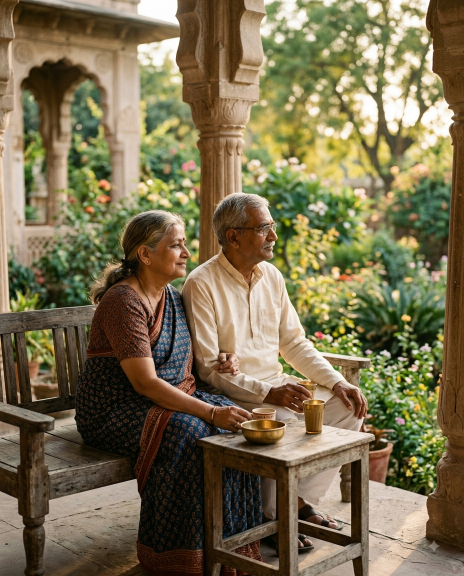
#> input picture assets/photos/ai_parents_waiting.png, 928 x 1152 px (shown at 1/2 size)
$ python make_film.py
#> lines starting #> are read from the running program, lines starting #| are printed output that depends on the picture
"""
Assembles the 90-second CareShield film from stills, type, and the real UI.

    python tools/make_film.py 16x9      # 1920x1080 master
    python tools/make_film.py 9x16      # 1080x1920 cutdown
    python tools/make_film.py frames    # QC: writes 14 spread frames as JPGs

This is a real edit, not a slideshow: every photo moves (slow eased push-ins
and drifts), every shot is graded (warmth, exposure, vignette), live 35mm-ish
grain sits over the whole frame, and the words fade in and out on the
voiceover's own timecodes. The form is the photo-essay commercial -- stills
presented editorially on a near-black ground -- because that is what the
material honestly is. Nothing pretends to be footage.

Product honesty, same rules as everywhere else in this repo:
  * The app UI shown is the real CareShield render (assets/generated/
    careshield_liquid.png), never a mock. Its own words tell the mechanism:
    "Phone answered on its own - nobody was nudged" / "Family nudged once".
  * No crisis is depicted or implied. Nothing red, nothing flashing.
  * The photos are the AI set the owner generated for the ad campaign
    (assets/photos/ai_*.png); the closing caption says so.

Renders frames in Python and pipes them straight to ffmpeg/libx264. ~4 min
per ratio on this container.
"""
import subprocess
import sys
from pathlib import Path

import numpy as np
from PIL import Image, ImageDraw, ImageFilter, ImageFont

ROOT = Path(__file__).resolve().parents[1]
PHOTOS = ROOT / "assets" / "photos"
GEN = ROOT / "assets" / "generated"
FILM = ROOT / "assets" / "film"

FONTS = Path("/usr/share/fonts/truetype/google-fonts")
LIGHT = str(FONTS / "Poppins-Light.ttf")
REGULAR = str(FONTS / "Poppins-Regular.ttf")
MEDIUM = str(FONTS / "Poppins-Medium.ttf")

FPS = 24
DUR = 90.0

GOLD = (224, 166, 58)
INK = (238, 235, 229)
SOFT = (166, 162, 155)
FAINT = (118, 114, 108)


# ---------------------------------------------------------------- helpers --
# [4 lines left out: function ease, not called in this run]


def load(path: Path, box=None) -> np.ndarray:
#> called with box = (0, 60, 928, 1050)
    im = Image.open(path).convert("RGB")
    if box:
        im = im.crop(box)
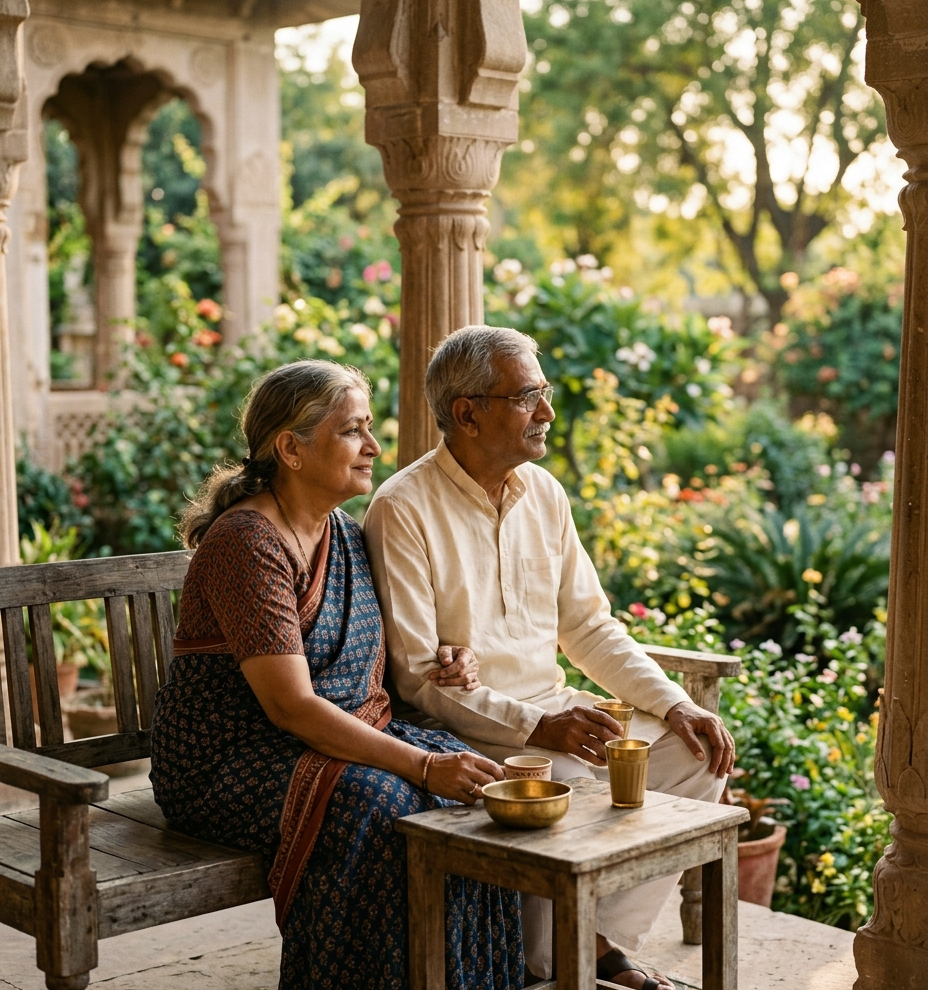
#> im: PIL image 928x990 RGB; mean R, G, B 124.1, 112.6, 79.8
    return np.asarray(im, dtype=np.float32)


# [31 lines left out: functions ground, grade, vignette, not called in this run]


class Type:
    """A timed line of text, rendered once, faded per frame."""

    # [55 lines left out: functions __init__, layer, alpha, not called in this run]


class PhotoShot:
    """A still presented editorially: inset on the ground, slowly moving.

    move: (cx0, cy0, z0) -> (cx1, cy1, z1), centres in source fractions,
    zoom z = how much of the *fitting* crop is shown (1 = all, .9 = push-in).
    """

    def __init__(self, t0, t1, src, box, side, move, warmth=0.0, exposure=1.0,
                 contrast=1.03, desat=0.0, night=False):
        self.t0, self.t1 = t0, t1
        self.px = load(src, box)
#> call 2 of load, with box = (140, 620, 860, 1152)
#> in load (call 2), `im = im.crop(box)`:
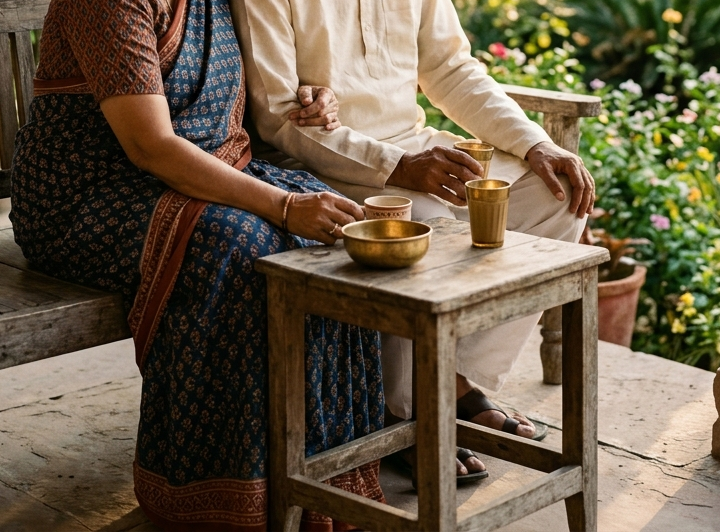
#> im: PIL image 720x532 RGB; mean R, G, B 102.9, 89.2, 68.6
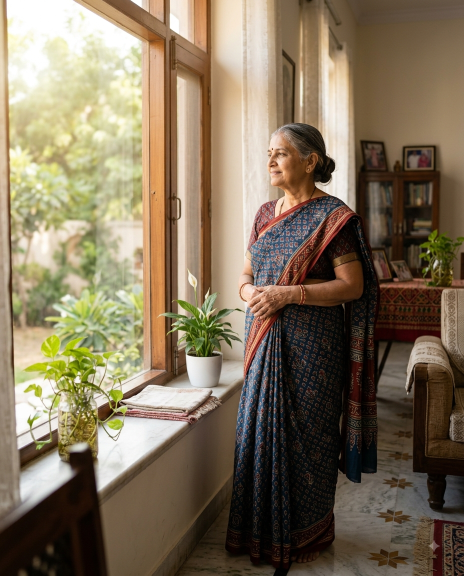
#> input picture assets/photos/ai_mother_alone_home.png, 928 x 1152 px (shown at 1/2 size)
#> call 4 of load, with box = (0, 60, 560, 900)
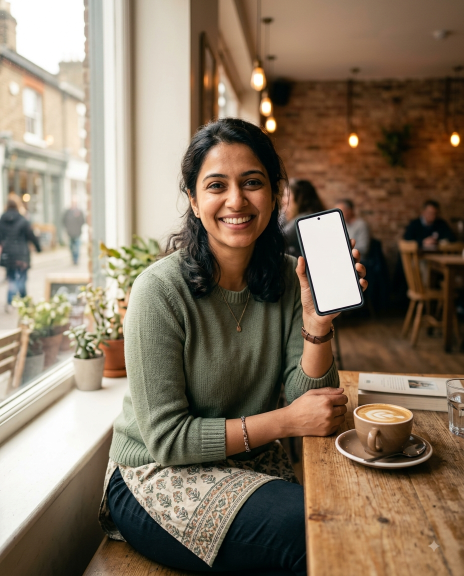
#> input picture assets/photos/ai_lady_cafe.png, 928 x 1152 px (shown at 1/2 size)
#> in load (call 4), `im = im.crop(box)`:
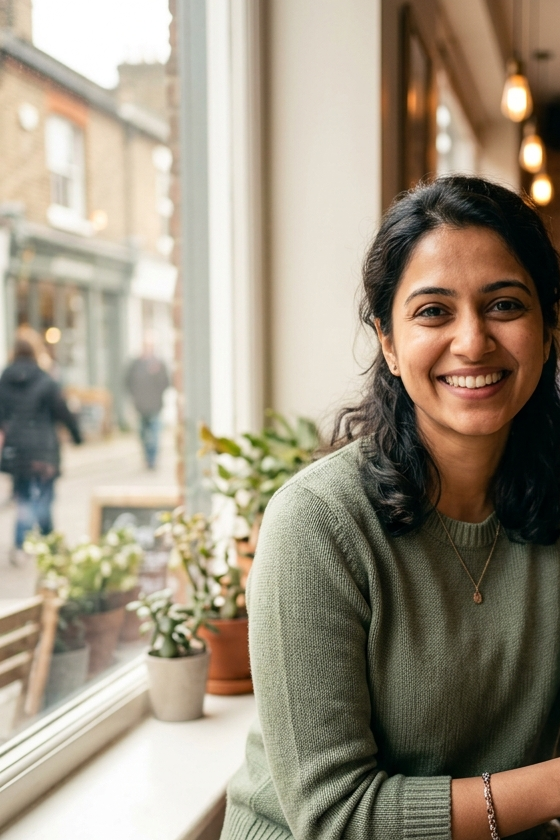
#> im: PIL image 560x840 RGB; mean R, G, B 158.1, 147.4, 129
        self.side = side          # "left" | "right" | "centre"
        self.move = move
        self.warmth, self.exposure, self.contrast, self.desat = warmth, exposure, contrast, desat
        self.night = night
        self._vig = None

    # [42 lines left out: function frame, not called in this run]


class FullBleed:
    """The UI macro and the end card: fills the frame, slow move, no inset."""

    # [23 lines left out: functions __init__, frame, not called in this run]


class ScreenScroll:
    """The real CareShield screen, readable, inside a rounded panel that
    slowly scrolls from the status card down to the recent check-ins.

    This replaces any temptation to macro-pan the raw PNG: a full-bleed crop
    of a 1080x2280 screen puts one cut-off word on screen at a time and reads
    as a glitch. A panel at readable scale is how app UI appears in real
    device ads.
    """

    def __init__(self, t0, t1, src):
        self.t0, self.t1 = t0, t1
        self.px = load(src)                      # 1080 x 2280
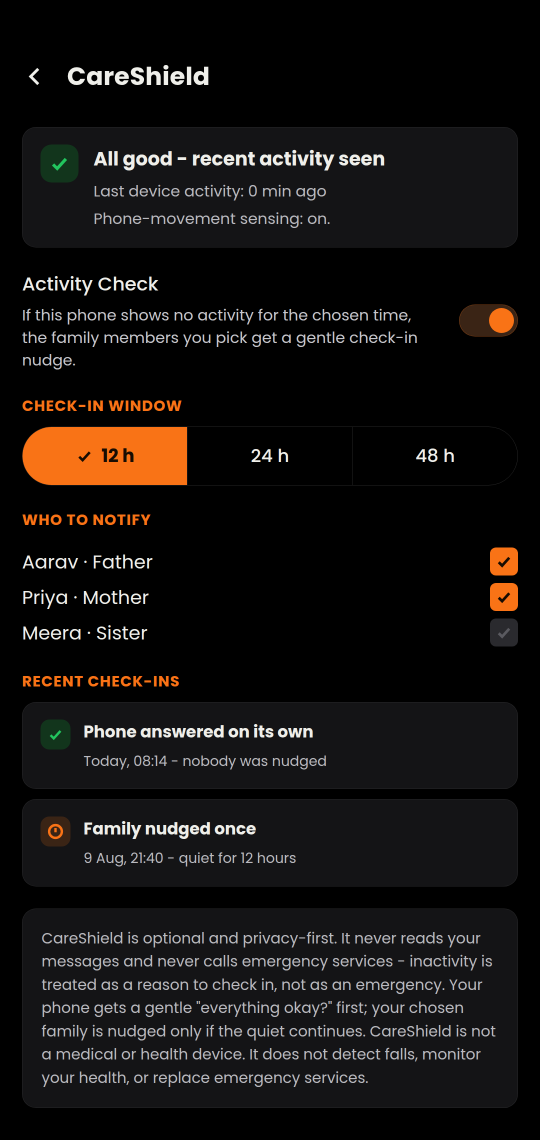
#> input picture assets/generated/careshield_liquid.png, 1080 x 2280 px (shown at 1/2 size)
#> in load, im is the input picture: PIL image 1080x2280 RGB; mean R, G, B 20.7, 17.9, 16.6
        self._cache = {}

    # [53 lines left out: function frame, not called in this run]


class Black:
    """Not void: a cool, very dim pool, so the pause still feels lit."""

    def __init__(self, t0, t1, cool=True):
        self.t0, self.t1 = t0, t1
        self.cool = cool
        self._bg = None

    # [9 lines left out: function frame, not called in this run]


# ---------------------------------------------------------------- timeline --
def build_timeline(W, H, vertical=False):
    side_a = "centre" if vertical else "right"
    side_b = "centre" if vertical else "left"
    tx = 0.5 if vertical else 0.075          # type x when photo sits right
    tx2 = 0.5 if vertical else 0.925         # type x when photo sits left
    al_a = "center" if vertical else "left"
    al_b = "center" if vertical else "right"
    ty = 0.82 if vertical else 0.5           # vertical: words under the photo
    big, small, tiny = (54, 30, 22) if not vertical else (48, 30, 22)

    ui = GEN / "careshield_liquid.png"       # 1080x2280 real screen
    endcard = FILM / ("endcard_9x16.png" if vertical else "endcard_16x9.png")

    shots = [
        Black(0.0, 4.0),
        # ACT 1 - her day
        PhotoShot(3.2, 12.0, PHOTOS / "ai_parents_waiting.png", (0, 60, 928, 1050),
                  side_a, ((0.46, 0.52, 1.0), (0.52, 0.46, 0.90)), warmth=0.5, exposure=1.04),
        # detail insert of the same morning: the chai table, hands, brass bowl.
        # (the kitchen photo held a blank phone to camera -- promo pose, cut.)
        PhotoShot(11.2, 20.5, PHOTOS / "ai_parents_waiting.png", (140, 620, 860, 1152),
                  side_b, ((0.42, 0.5, 0.98), (0.58, 0.52, 0.90)), warmth=0.45, exposure=1.05),
        PhotoShot(19.7, 28.5, PHOTOS / "ai_mother_alone_home.png", None,
                  side_a, ((0.5, 0.42, 0.96), (0.44, 0.38, 0.86)), warmth=0.4, exposure=1.03),
        # ACT 2 - the daughter
        PhotoShot(27.7, 40.0, PHOTOS / "ai_lady_cafe.png", (0, 60, 560, 900),
                  side_b, ((0.5, 0.42, 1.0), (0.55, 0.38, 0.88)), warmth=-0.8, exposure=0.93,
                  desat=0.15),
        # ACT 3 - the quiet: the same window, the light gone
        PhotoShot(39.2, 50.0, PHOTOS / "ai_mother_alone_home.png", None,
                  side_a, ((0.44, 0.38, 0.86), (0.5, 0.45, 0.99)), warmth=-1.1,
                  exposure=0.50, contrast=1.08, desat=0.30, night=True),
        Black(49.2, 58.0),
        # ACT 4 - the ask, told by the real screen at readable scale
        ScreenScroll(57.2, 71.5, ui),
        # ACT 5 - relief
        PhotoShot(70.7, 81.5, PHOTOS / "ai_grandmother_grandchild.png", (60, 160, 928, 1152),
                  side_b, ((0.5, 0.5, 1.0), (0.44, 0.42, 0.87)), warmth=0.5, exposure=1.05),
        # END
        FullBleed(80.7, 90.0, endcard, ((0.5, 0.5, 1.0), (0.5, 0.5, 0.965)), exposure=1.0),
    ]

    Y = ty
    cues = [
        Type("PulseSoul presents", 0.8, 3.4, size=tiny + 4, font=MEDIUM, colour=SOFT,
             pos=(0.5, 0.47), tracking=6),
        Type("Twelve Hours Quiet", 1.6, 3.8, size=big - 6, colour=INK, pos=(0.5, 0.55)),

        Type("Jaipur, 6:14 am", 4.4, 8.0, size=tiny, font=MEDIUM, colour=GOLD,
             pos=(tx if not vertical else 0.5, (Y - 0.12) if vertical else 0.36),
             align=al_a, tracking=4),
        Type("She has her own rhythm.", 5.2, 11.5, size=big, pos=(tx, Y if vertical else 0.46), align=al_a),
        Type("Her own way of doing everything.", 13.0, 19.5, size=big,
             pos=(tx2, Y if vertical else 0.46), align=al_b),
        Type("She doesn't need looking after.\nShe's said so. Often.", 21.0, 27.5, size=big,
             pos=(tx, Y if vertical else 0.44), align=al_a),

        Type("Bengaluru, 900 km away", 29.0, 33.0, size=tiny, font=MEDIUM, colour=GOLD,
             pos=(tx2 if not vertical else 0.5, (Y - 0.12) if vertical else 0.36),
             align=al_b, tracking=4),
        Type("Her daughter is busy.", 30.0, 35.0, size=big, pos=(tx2, Y if vertical else 0.46), align=al_b),
        Type("Busy isn't the same as far away.\nSome evenings it feels the same.", 35.2, 39.6,
             size=small + 6, colour=SOFT, pos=(tx2, (Y + 0.09) if vertical else 0.58), align=al_b),

        Type("That night, her phone goes quiet.", 41.0, 48.5, size=big,
             pos=(tx, Y if vertical else 0.46), align=al_a),

        Type("Evening.", 50.2, 52.6, size=big - 8, colour=SOFT, pos=(0.5, 0.47)),
        Type("Midnight.", 52.9, 55.3, size=big - 8, colour=SOFT, pos=(0.5, 0.47)),
        Type("Dawn.", 55.6, 58.4, size=big - 8, colour=GOLD, pos=(0.5, 0.47)),
        Type("Twelve hours. Not a touch.", 56.2, 60.8, size=small + 4, colour=SOFT, pos=(0.5, 0.57)),

        Type("So CareShield asks her phone first.", 61.0, 66.0, size=big - 8,
             pos=(0.5, 0.10 if not vertical else 0.08)),
        Type("And only if the quiet continues,\nit nudges the family she chose.", 66.5, 71.2,
             size=big - 8, pos=(0.5, 0.10 if not vertical else 0.08)),

        Type("Nothing was wrong.", 72.5, 77.0, size=big, pos=(tx2, Y if vertical else 0.44), align=al_b),
        Type("She was asleep with her book.\nHer daughter simply knew.", 77.2, 81.2,
             size=small + 6, colour=SOFT, pos=(tx2, (Y + 0.09) if vertical else 0.56), align=al_b),

        Type("Characters portrayed with AI-generated imagery.", 82.0, 89.5, size=16,
             font=REGULAR, colour=(96, 93, 88), pos=(0.5, 0.965)),
    ]
    return shots, cues


# ------------------------------------------------------------------ render --
def render(W, H, out_path, qc_only=False, builder=None, dur=None, qc_times=None, qc_prefix="qc"):
    """builder/dur let other films (the SOS spot) reuse this whole engine."""
    builder = builder or build_timeline
    dur = dur or DUR
    shots, cues = builder(W, H, vertical=(H > W))
    stage0 = ground(W, H)
    total = int(dur * FPS)
    rng = np.random.default_rng(3)
    noise = rng.normal(0, 1, (H + 64, W + 64, 1)).astype(np.float32)

    proc = None
    if not qc_only:
        proc = subprocess.Popen(
            ["ffmpeg", "-y", "-f", "rawvideo", "-pix_fmt", "rgb24", "-s", f"{W}x{H}",
             "-r", str(FPS), "-i", "-", "-an", "-c:v", "libx264", "-preset", "medium",
             "-crf", "17", "-pix_fmt", "yuv420p", "-movflags", "+faststart", str(out_path)],
            stdin=subprocess.PIPE, stdout=subprocess.DEVNULL, stderr=subprocess.DEVNULL)

    qc_frames = {int(s * FPS) for s in (qc_times or (2, 7, 15, 24, 33, 44, 52, 57, 62, 69, 75, 79, 85, 89))}
    qc_dir = FILM / "qc"
    if qc_only:
        qc_dir.mkdir(parents=True, exist_ok=True)

    for f in range(total):
        t = f / FPS
        if qc_only and f not in qc_frames:
            continue

        active = [s for s in shots if s.t0 <= t < s.t1]
        frame = None
        for s in active:
            candidate = s.frame(t, W, H, stage0.copy())
            if frame is None:
                frame = candidate
            else:
                # dissolve: weight by how far into the NEWER shot we are
                w = ease((t - s.t0) / 0.8) if t - s.t0 < 0.8 else 1.0
                frame = frame * (1 - w) + candidate * w
        if frame is None:
            frame = stage0.copy()

        # words
        for c in cues:
            a = c.alpha(t)
            if a <= 0:
                continue
            layer = c.layer(W, H)
            al = layer[..., 3:4] / 255.0 * a
            frame = frame * (1 - al) + layer[..., :3] * al

        # live grain: one field, new offset each frame
        ox, oy = rng.integers(0, 64), rng.integers(0, 64)
        frame = frame + noise[oy:oy + H, ox:ox + W] * 2.2

        # master fades
        if t < 1.0:
            frame = frame * ease(t / 1.0)
        if t > dur - 1.2:
            frame = frame * ease((dur - t) / 1.2)

        out = np.clip(frame, 0, 255).astype(np.uint8)
        if qc_only:
            Image.fromarray(out).save(qc_dir / f"{qc_prefix}_{W}x{H}_{t:05.1f}s.jpg", quality=86)
        else:
            proc.stdin.write(out.tobytes())
        if not qc_only and f % 240 == 0:
            print(f"  {t:5.1f}s / {dur:.0f}s", flush=True)

    if proc:
        proc.stdin.close()
        proc.wait()
        print(f"  wrote {out_path}")


def main() -> int:
    FILM.mkdir(parents=True, exist_ok=True)
    which = sys.argv[1] if len(sys.argv) > 1 else "16x9"
    if which == "frames":
        render(1920, 1080, None, qc_only=True)
        render(1080, 1920, None, qc_only=True)
    elif which == "16x9":
        render(1920, 1080, FILM / "careshield_16x9_silent.mp4")
    elif which == "9x16":
        render(1080, 1920, FILM / "careshield_9x16_silent.mp4")
    else:
        print(__doc__)
        return 1
    return 0


if __name__ == "__main__":
#> (the run stopped early here; a loop or call above may not have finished)
